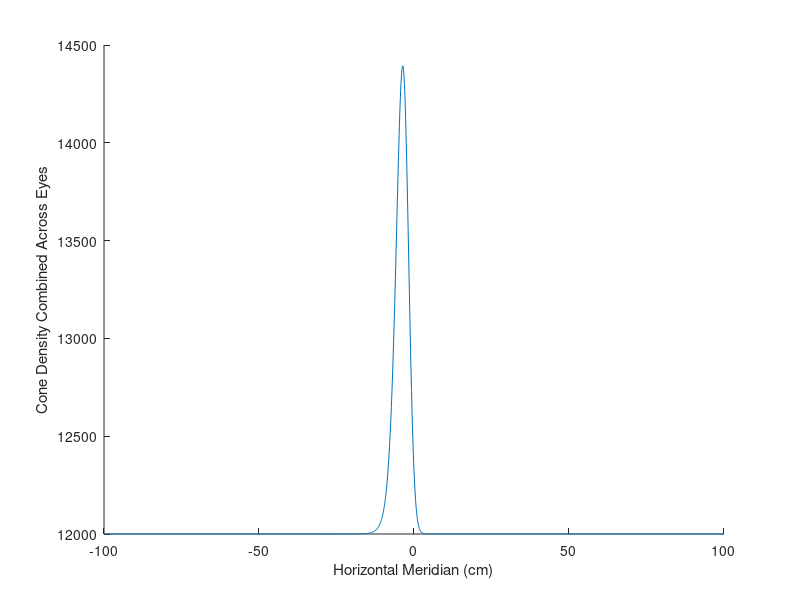
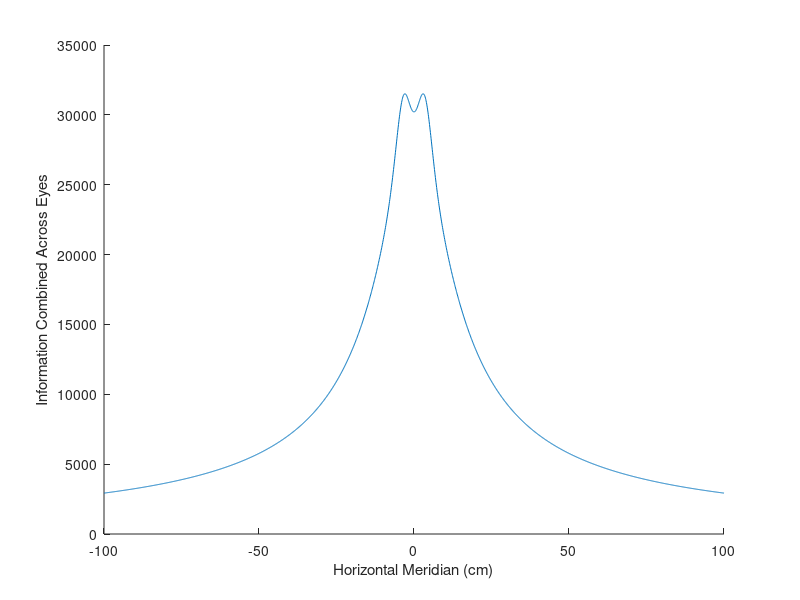

MATLAB code to generate these figures, in order:
% questions to ask:
% 1) what's known about the specific drop-off in cone density? It
% definitely doesn't seem spherically symmetric, but is there at least some
% well-understood assumption horizontally?
% 2) why is the cone density different in the left and right eyes in
% ISETBio?
% 3) and a note: title of plot is no longer accurate, has not been updated
% since both species were plotted

%note: used cone density from humans from ISETBio, made guesses about TS
%using knowledge that TS density ranges from 12,000 to 36,000. Also made
%guesses about mouse- no fovea, and average of 12,000 cones/mm^2, so just
%had that be the cone density everywhere that was in the field of vision

%currently have max FOV for all eyes being 120 total degrees (so 60 each
%side)

%NEXT STEP: bring in size of eyes: break up "visual field" into degrees-
%it's not just about the density, but about the number of cones that the
%eye has on that area.

%surface area of sphere varies with radius as r^2, so for approx, just
%multiply cone density by ((axial length)/2)

%if all we care about is cone density, then we can see clear areas in the visual field where
%the tree shrew AND mouse eyes have more cones/mm^2 than humans. But humans
%have much bigger eyes, so even in those areas, there are more total cones
%in the human eye for each segment of visual area.


%choose size of screen
screen = -100:.1:100;

D = 10; %cm distance from eyes to screen

distanceFalloff = 1; %how much does information content fall off with distance to object

human = 0;
treeShrew = 1;
mouse = 0;

if human
    phiH = 0;
    E_dH = 0;
    
    leftHumanEcc = zeros(1,length(screen));
    leftHumanConeDensity = zeros(1,length(screen));
    leftHumanDistance = zeros(1,length(screen));
    leftHumanI = zeros(1,length(screen));
    rightHumanEcc = zeros(1,length(screen));
    rightHumanConeDensity = zeros(1,length(screen));
    rightHumanDistance = zeros(1,length(screen));
    rightHumanI = zeros(1,length(screen));
    
    sumConeDensityHuman = zeros(1,length(screen));
    sumHumanI = zeros(1,length(screen));
end

if treeShrew
    phiTS = 20; %degrees eye is rotated (0 degrees: fovea pointed at screen, 90 degrees: fovea pointed adjacent)
    E_dTS = 0; % cm, distance between eyes
    
    leftTSEcc = zeros(1,length(screen));
    leftTSConeDensity = zeros(1,length(screen));
    leftTSDistance = zeros(1,length(screen));
    leftTSI = zeros(1,length(screen));
    rightTSEcc = zeros(1,length(screen));
    rightTSConeDensity = zeros(1,length(screen));
    rightTSDistance = zeros(1,length(screen));
    rightTSI = zeros(1,length(screen));
    
    sumConeDensityTS = zeros(1,length(screen));
    sumTSI = zeros(1,length(screen));
end

if mouse
    phiM = 20; %degrees eye is rotated (0 degrees: fovea pointed at screen, 90 degrees: fovea pointed adjacent)
    E_dM = 0; % cm, distance between eyes
    
    leftMouseEcc = zeros(1,length(screen));
    leftMouseConeDensity = zeros(1,length(screen));
    leftMouseDistance = zeros(1,length(screen));
    leftMouseI = zeros(1,length(screen));
    rightMouseEcc = zeros(1,length(screen));
    rightMouseConeDensity = zeros(1,length(screen));
    rightMouseDistance = zeros(1,length(screen));
    rightMouseI = zeros(1,length(screen));
    
    sumConeDensityMouse = zeros(1,length(screen));
    sumMouseI = zeros(1,length(screen));
end

%optics parameters:

tsSigma = 10; %degrees... max cone density is 36k at center, but how long before it drops to 12k?

axialLengthHuman = 23; %mm
axialLengthTS = 8; %mm
axialLengthMouse = 3.62; %mm


totalHumanFOV = 120;
totalTSFOV = 1120;
totalMouseFOV = 120;


maxEccTS = totalTSFOV/2;
maxEccHuman = totalHumanFOV/2;
maxEccMouse = totalMouseFOV/2;

for i = 1:length(screen)
    if treeShrew
        %TS
        leftTSEcc(i) = atand((screen(i)-(E_dTS/2))/D)+phiTS;
        
        if abs(leftTSEcc(i)) > maxEccTS
            leftTSConeDensity(i) = 0;
        else
            leftTSConeDensity(i) = normpdf(leftTSEcc(i),0,tsSigma)*(24000/.4)+12000;
        end
        
        leftTSDistance(i) = D/cosd(phiTS+leftTSEcc(i));
        
        leftTSI(i) = leftTSConeDensity(i)/(leftTSDistance(i)^1);
        
        rightTSEcc(i) = atand((-screen(i)-(E_dTS/2))/D)+phiTS;
        if abs(rightTSEcc(i)) > maxEccTS
            rightTSConeDensity(i) = 0;
        else
            rightTSConeDensity(i) = normpdf(rightTSEcc(i),0,tsSigma)*(24000/.4)+12000;
        end
        
        rightTSDistance(i) = D/cosd(phiTS+rightTSEcc(i));
        
        rightTSI(i) = rightTSConeDensity(i)/(rightTSDistance(i)^1);
        
        sumConeDensityTS(i) = leftTSConeDensity(i) + rightTSConeDensity(i);
        
        sumTSI(i) = (leftTSI(i) + rightTSI(i))*(axialLengthTS/2)^2;
    end
    
    if human
        %human
        leftHumanEcc(i) = atand((screen(i)-(E_dH/2))/D)+phiH;
        
        if abs(leftHumanEcc(i)) > maxEccHuman
            leftHumanConeDensity(i) = 0;
        else
            leftHumanConeDensity(i) = coneDensityReadData('eccentricity', abs((leftHumanEcc(i))*(3/1000)), 'whichEye', 'left');
        end
        
        if(isnan(leftHumanConeDensity(i)))
            leftHumanConeDensity(i) = 4.8145e+03; %would love a better way of doing this- maybe read in all data first, then get lowest, and then us that?
        end
        
        leftHumanDistance(i) = D/cosd(phiH+leftHumanEcc(i));
        
        leftHumanI(i) = leftHumanConeDensity(i)/(leftHumanDistance(i)^1);
        
        
        rightHumanEcc(i) = atand((screen(i)-(E_dH/2))/D)+phiH;
        if abs(rightHumanEcc(i)) > maxEccHuman
            rightHumanConeDensity(i) = 0;
        else
            rightHumanConeDensity(i) = coneDensityReadData('eccentricity', abs((rightHumanEcc(i))*(3/1000)), 'whichEye', 'right');
        end
        if(isnan(rightHumanConeDensity(i)))
            rightHumanConeDensity(i) = 3.2540e+03;
        end
        
        rightHumanDistance(i) = D/cosd(phiH+rightHumanEcc(i));
        
        
        rightHumanI(i) = rightHumanConeDensity(i)/(rightHumanDistance(i)^1);
        
        sumConeDensityHuman(i) = leftHumanConeDensity(i) + rightHumanConeDensity(i);
        sumHumanI(i) = (leftHumanI(i) + rightHumanI(i))*(axialLengthHuman/2)^2;
    end
    
    
    if mouse
        
        leftMouseEcc(i) = atand((screen(i)-(E_dM/2))/D)+phiM;
        
        if abs(leftMouseEcc(i)) > maxEccMouse
            leftMouseConeDensity(i) = 0;
        else
            leftMouseConeDensity(i) = 12000;
        end
        
        leftMouseDistance(i) = D/cosd(phiM+leftMouseEcc(i));
        
        leftMouseI(i) = leftMouseConeDensity(i)/(leftMouseDistance(i)^1);
        
        rightMouseEcc(i) = atand((-screen(i)-(E_dM/2))/D)+phiM;
        
        rightMouseDistance(i) = D/cosd(phiM+rightMouseEcc(i));
        
        if abs(rightMouseEcc(i)) > maxEccMouse
            rightMouseConeDensity(i) = 0;
        else
            rightMouseConeDensity(i) = 12000;
        end
        
        rightMouseI(i) = rightMouseConeDensity(i)/(rightMouseDistance(i)^1);
        
        sumConeDensityMouse(i) = leftMouseConeDensity(i) + rightMouseConeDensity(i);
        
        sumMouseI(i) = (leftMouseI(i) + rightMouseI(i))*(axialLengthMouse/2)^2;
    end

end

%hold on
figure(1)
hold on
if treeShrew
    plot(screen,leftTSConeDensity)
end
if human
    plot(screen,sumConeDensityHuman)
end
if mouse
    plot(screen,sumConeDensityMouse)
end
xlabel('Horizontal Meridian (cm)')
ylabel('Cone Density Combined Across Eyes')
%title(sprintf('Information Effiency Due to Eye Angle \n D=%.0f cm, \\phi=%.0f degrees, E_d = %.0f cm', D,phi,E_dTS))
hold off
%set(gca, 'XLabel', 'Horizontal Meridian (cm)','YLabel','Cone Density Combined Across Eyes')

figure(2)
hold on
if treeShrew
    plot(screen,sumTSI)
end
if human
    plot(screen,sumHumanI)
end
if mouse
    plot(screen,sumMouseI)
end
xlabel('Horizontal Meridian (cm)')
ylabel('Information Combined Across Eyes')
%title(sprintf('Information Effiency Due to Eye Angle \n D=%.0f cm, \\phi=%.0f degrees, E_d = %.0f cm', D,phi,E_dTS))
hold off
